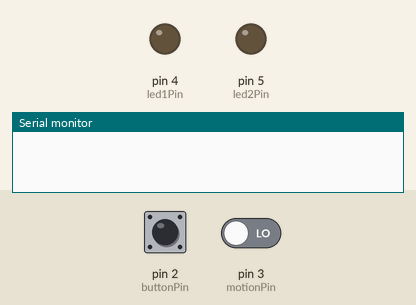
A sketch run on a simulated Arduino Uno, built with avr-gcc and run on an emulated ATmega328P. Shown: output pins drawn as LEDs (lit = HIGH), the last lines printed to the serial monitor. The test bench sets the inputs (shaded band); at power-on: pin 2 (buttonPin) HIGH, pin 3 (motionPin) LOW.

Above: at 1.2 s.
1.3 s: pin 2 (buttonPin) pulled LOW for 0.15 s
At 1.4 s:
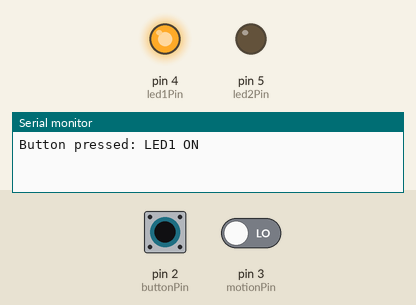
3.0 s: pin 3 (motionPin) driven HIGH
At 4.1 s:
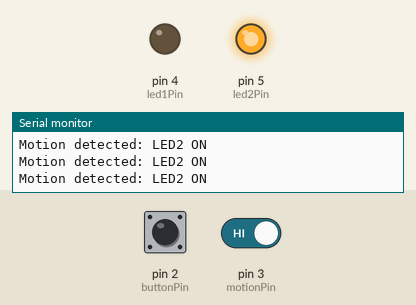
4.5 s: pin 2 (buttonPin) pulled LOW for 1 s
At 5.3 s:
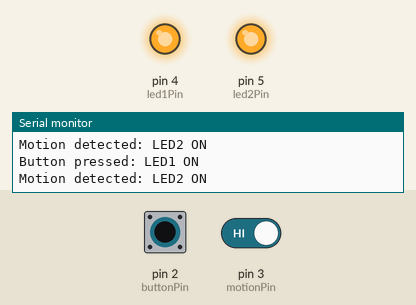
7.0 s: pin 2 (buttonPin) pulled LOW for 3.2 s
At 10.5 s:
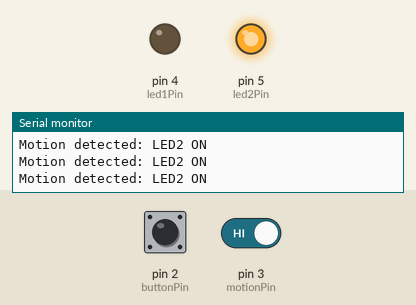
11.7 s: pin 3 (motionPin) driven LOW
At 13.0 s:
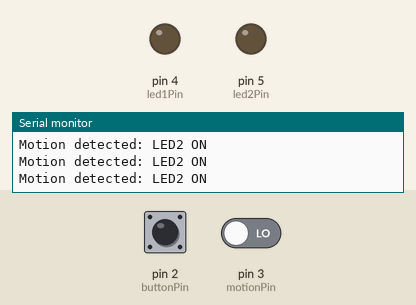
Timing chart, 0 to 14.2 s (numbered marks = the images above; inputs shaded):
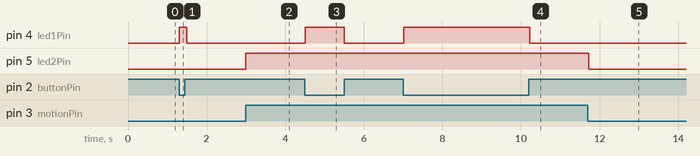

Measured:
- after the input at 1.3 s, pin 4 (led1Pin): LOW → HIGH at once, → LOW 0.20 s later
- after the input at 3.0 s, pin 5 (led2Pin): LOW → HIGH at once
- after the input at 4.5 s, pin 4 (led1Pin): LOW → HIGH at once, → LOW 1.0 s later
- after the input at 7.0 s, pin 4 (led1Pin): LOW → HIGH at once, → LOW 3.2 s later
- after the input at 11.7 s, pin 5 (led2Pin): HIGH → LOW at once

The sketch:

Task_4.2C.ino
```cpp
// Pin assignments
const int buttonPin = 2;     // Push button
const int motionPin = 3;     // Motion sensor
const int led1Pin = 4;       // LED1 that works through the button
const int led2Pin = 5;       // LED2 that works due to motion sensor

void setup() {
  pinMode(buttonPin, INPUT_PULLUP); //input pullup makes readings more consistent and stable
  pinMode(motionPin, INPUT);
  pinMode(led1Pin, OUTPUT);
  pinMode(led2Pin, OUTPUT);

  Serial.begin(9600);
}

void loop() {
  // Read button state
  bool buttonPressed = digitalRead(buttonPin) == LOW;

  // Read motion sensor state
  bool motionDetected = digitalRead(motionPin) == HIGH;


  if (buttonPressed) {
    digitalWrite(led1Pin, HIGH);
    Serial.println("Button pressed: LED1 ON");
  } else {
    digitalWrite(led1Pin, LOW);
  }

  if (motionDetected) {
    digitalWrite(led2Pin, HIGH);
    Serial.println("Motion detected: LED2 ON");
  } else {
    digitalWrite(led2Pin, LOW);
  }

  delay(100); // Small delay to stabilize everything
}
```
